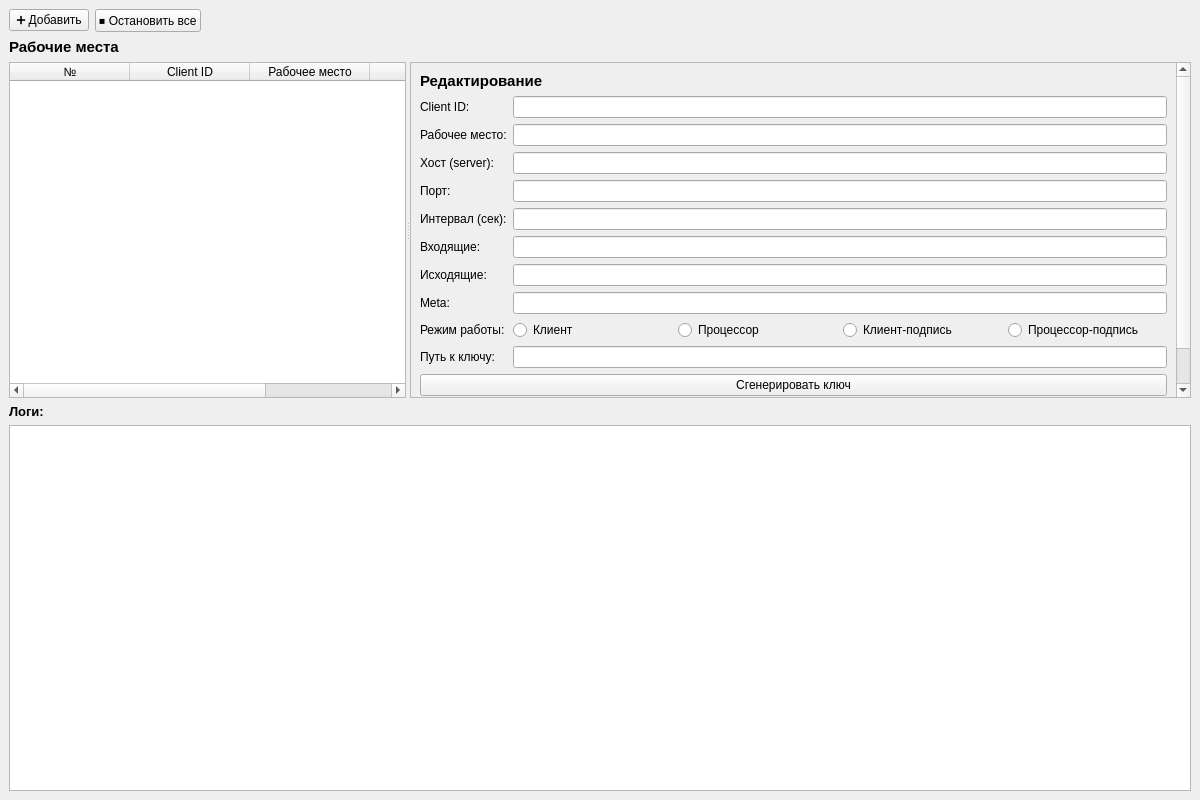
<?xml version="1.0" encoding="UTF-8"?>
<ui version="4.0">
 <class>MainWindow</class>
 <widget class="QMainWindow" name="MainWindow">
  <property name="geometry">
   <rect>
    <x>0</x>
    <y>0</y>
    <width>1200</width>
    <height>800</height>
   </rect>
  </property>
  <property name="windowTitle">
   <string>Highway Signer — Управление обменом файлами</string>
  </property>
  <widget class="QWidget" name="centralwidget">
   <layout class="QVBoxLayout" name="verticalLayout_2">
    <item>
     <layout class="QHBoxLayout" name="topButtonLayout">
      <item>
       <widget class="QPushButton" name="add_btn">
        <property name="text">
         <string>➕ Добавить</string>
        </property>
       </widget>
      </item>
      <item>
       <widget class="QPushButton" name="stop_all_btn">
        <property name="text">
         <string>⏹️ Остановить все</string>
        </property>
       </widget>
      </item>
      <item>
       <spacer name="horizontalSpacer">
        <property name="orientation">
         <enum>Qt::Horizontal</enum>
        </property>
        <property name="sizeHint" stdset="0">
         <size>
          <width>40</width>
          <height>20</height>
         </size>
        </property>
       </spacer>
      </item>
     </layout>
    </item>
    <item>
     <widget class="QLabel" name="table_label">
      <property name="font">
       <font>
        <pointsize>11</pointsize>
        <bold>true</bold>
       </font>
      </property>
      <property name="text">
       <string>Рабочие места</string>
      </property>
     </widget>
    </item>
    <item>
     <widget class="QSplitter" name="main_splitter">
      <property name="orientation">
       <enum>Qt::Horizontal</enum>
      </property>
      <widget class="QWidget" name="table_container">
       <layout class="QVBoxLayout" name="verticalLayout_table">
        <item>
         <widget class="QTableWidget" name="table">
          <property name="editTriggers">
           <set>QAbstractItemView::NoEditTriggers</set>
          </property>
          <property name="selectionBehavior">
           <enum>QAbstractItemView::SelectRows</enum>
          </property>
          <property name="verticalScrollMode">
           <enum>QAbstractItemView::ScrollPerPixel</enum>
          </property>
          <property name="horizontalScrollMode">
           <enum>QAbstractItemView::ScrollPerPixel</enum>
          </property>
          <attribute name="horizontalHeaderCascadingSectionResizes">
           <bool>false</bool>
          </attribute>
          <attribute name="horizontalHeaderDefaultSectionSize">
           <number>120</number>
          </attribute>
          <attribute name="horizontalHeaderStretchLastSection">
           <bool>true</bool>
          </attribute>
          <attribute name="verticalHeaderDefaultSectionSize">
           <number>45</number>
          </attribute>
          <column>
           <property name="text">
            <string>№</string>
           </property>
          </column>
          <column>
           <property name="text">
            <string>Client ID</string>
           </property>
          </column>
          <column>
           <property name="text">
            <string>Рабочее место</string>
           </property>
          </column>
          <column>
           <property name="text">
            <string>Статус</string>
           </property>
          </column>
          <column>
           <property name="text">
            <string>Режим</string>
           </property>
          </column>
         </widget>
        </item>
       </layout>
      </widget>
      <widget class="QScrollArea" name="scrollArea">
       <property name="widgetResizable">
        <bool>true</bool>
       </property>
       <widget class="QWidget" name="scrollAreaWidgetContents">
        <property name="geometry">
         <rect>
          <x>0</x>
          <y>0</y>
          <width>378</width>
          <height>598</height>
         </rect>
        </property>
        <layout class="QVBoxLayout" name="verticalLayout_scroll">
         <item>
          <widget class="QLabel" name="edit_label">
           <property name="font">
            <font>
             <pointsize>11</pointsize>
             <bold>true</bold>
            </font>
           </property>
           <property name="text">
            <string>Редактирование</string>
           </property>
          </widget>
         </item>
         <item>
          <layout class="QGridLayout" name="edit_grid_layout">
           <item row="0" column="0">
            <widget class="QLabel" name="client_id_label">
             <property name="text">
              <string>Client ID:</string>
             </property>
            </widget>
           </item>
           <item row="0" column="1">
            <widget class="QLineEdit" name="client_id_edit"/>
           </item>
           <item row="1" column="0">
            <widget class="QLabel" name="workspace_label">
             <property name="text">
              <string>Рабочее место:</string>
             </property>
            </widget>
           </item>
           <item row="1" column="1">
            <widget class="QLineEdit" name="workspace_edit"/>
           </item>
           <item row="2" column="0">
            <widget class="QLabel" name="host_label">
             <property name="text">
              <string>Хост (server):</string>
             </property>
            </widget>
           </item>
           <item row="2" column="1">
            <widget class="QLineEdit" name="host_edit"/>
           </item>
           <item row="3" column="0">
            <widget class="QLabel" name="port_label">
             <property name="text">
              <string>Порт:</string>
             </property>
            </widget>
           </item>
           <item row="3" column="1">
            <widget class="QLineEdit" name="port_edit"/>
           </item>
           <item row="4" column="0">
            <widget class="QLabel" name="interval_label">
             <property name="text">
              <string>Интервал (сек):</string>
             </property>
            </widget>
           </item>
           <item row="4" column="1">
            <widget class="QLineEdit" name="interval_edit"/>
           </item>
           <item row="5" column="0">
            <widget class="QLabel" name="incoming_label">
             <property name="text">
              <string>Входящие:</string>
             </property>
            </widget>
           </item>
           <item row="5" column="1">
            <widget class="QLineEdit" name="incoming_edit">
             <property name="readOnly">
              <bool>true</bool>
             </property>
            </widget>
           </item>
           <item row="6" column="0">
            <widget class="QLabel" name="outgoing_label">
             <property name="text">
              <string>Исходящие:</string>
             </property>
            </widget>
           </item>
           <item row="6" column="1">
            <widget class="QLineEdit" name="outgoing_edit">
             <property name="readOnly">
              <bool>true</bool>
             </property>
            </widget>
           </item>
           <item row="7" column="0">
            <widget class="QLabel" name="meta_label">
             <property name="text">
              <string>Meta:</string>
             </property>
            </widget>
           </item>
           <item row="7" column="1">
            <widget class="QLineEdit" name="meta_edit">
             <property name="readOnly">
              <bool>true</bool>
             </property>
            </widget>
           </item>
           <item row="8" column="0">
            <widget class="QLabel" name="mode_label">
             <property name="text">
              <string>Режим работы:</string>
             </property>
            </widget>
           </item>
           <item row="8" column="1">
            <layout class="QHBoxLayout" name="mode_layout">
             <item>
              <widget class="QRadioButton" name="mode_client_rb">
               <property name="text">
                <string>Клиент</string>
               </property>
              </widget>
             </item>
             <item>
              <widget class="QRadioButton" name="mode_processor_rb">
               <property name="text">
                <string>Процессор</string>
               </property>
              </widget>
             </item>
             <item>
              <widget class="QRadioButton" name="mode_client_sign_rb">
               <property name="text">
                <string>Клиент-подпись</string>
               </property>
              </widget>
             </item>
             <item>
              <widget class="QRadioButton" name="mode_processor_sign_rb">
               <property name="text">
                <string>Процессор-подпись</string>
               </property>
              </widget>
             </item>
            </layout>
           </item>
           <item row="9" column="0">
            <widget class="QLabel" name="key_label">
             <property name="text">
              <string>Путь к ключу:</string>
             </property>
            </widget>
           </item>
           <item row="9" column="1">
            <widget class="QLineEdit" name="key_edit">
             <property name="readOnly">
              <bool>true</bool>
             </property>
            </widget>
           </item>
          </layout>
         </item>
         <item>
          <layout class="QHBoxLayout" name="button_layout">
           <item>
            <widget class="QPushButton" name="generate_key_btn">
             <property name="text">
              <string>Сгенерировать ключ</string>
             </property>
            </widget>
           </item>
          </layout>
         </item>
         <item>
          <layout class="QHBoxLayout" name="actions_layout">
           <item>
            <widget class="QPushButton" name="save_btn">
             <property name="text">
              <string>Сохранить</string>
             </property>
            </widget>
           </item>
           <item>
            <widget class="QPushButton" name="delete_btn">
             <property name="text">
              <string>🗑 Удалить</string>
             </property>
            </widget>
           </item>
           <item>
            <widget class="QPushButton" name="start_stop_btn">
             <property name="text">
              <string>▶ Запустить</string>
             </property>
            </widget>
           </item>
          </layout>
         </item>
        </layout>
       </widget>
      </widget>
     </widget>
    </item>
    <item>
     <widget class="QLabel" name="log_label">
      <property name="font">
       <font>
        <pointsize>10</pointsize>
        <bold>true</bold>
       </font>
      </property>
      <property name="text">
       <string>Логи:</string>
      </property>
     </widget>
    </item>
    <item>
     <widget class="QTextEdit" name="log_text">
      <property name="readOnly">
       <bool>true</bool>
      </property>
     </widget>
    </item>
   </layout>
  </widget>
 </widget>
 <resources/>
 <connections/>
</ui>
